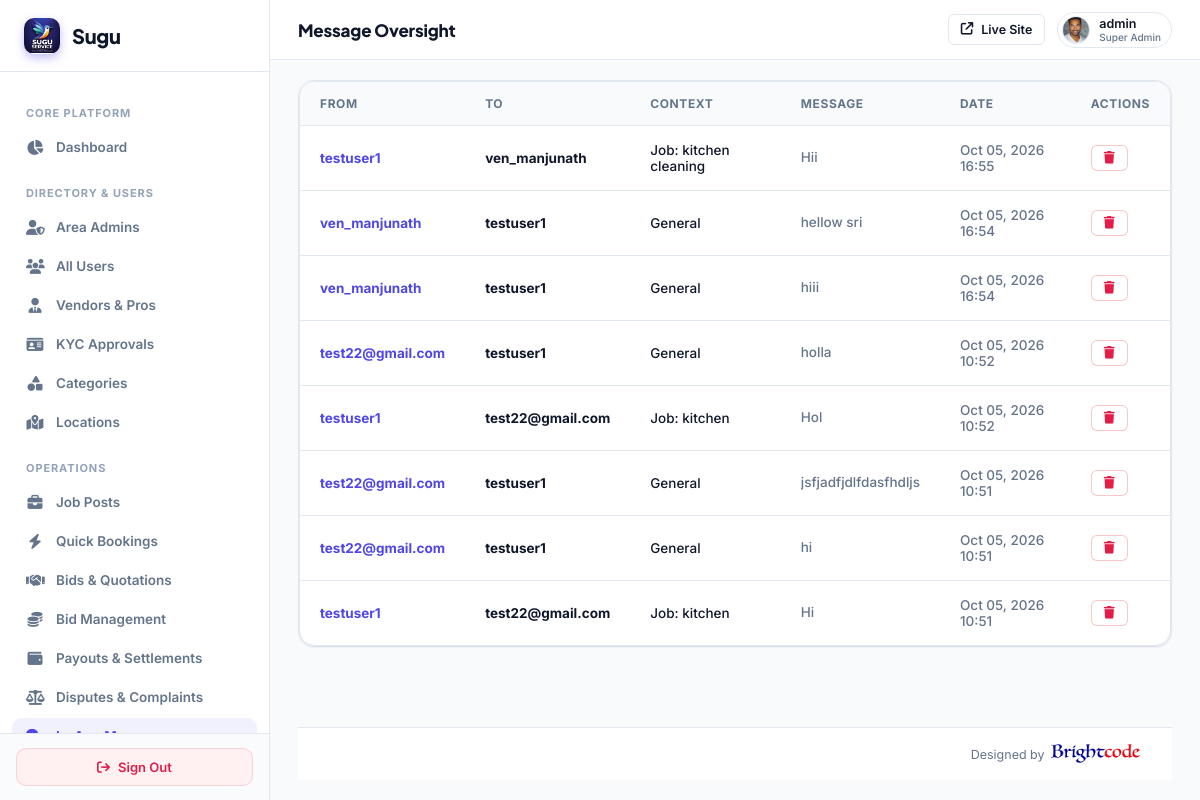
Screenshot of /super-admin/messages/ (signed in) with the database file from the repository.
### myapp/models.py (models this page shows, shortened)
class CustomUser(AbstractUser):
    ROLE_CHOICES = (
        ('ADMIN', 'Admin'),
        ('VENDOR', 'Vendor'),
        ('USER', 'User'),
    )
    role = models.CharField(max_length=20, choices=ROLE_CHOICES, default='USER')
    assigned_state = models.CharField(max_length=100, blank=True, null=True, help_text="Assigned State/Territory for Area Admin")
    assigned_city = models.CharField(max_length=100, blank=True, null=True, help_text="Assigned City (optional) for Area Admin")

class UserProfile(models.Model):
    user = models.OneToOneField(CustomUser, on_delete=models.CASCADE, related_name='user_profile')
    phone_number = models.CharField(max_length=20, blank=True, null=True)
    city = models.CharField(max_length=100, blank=True, null=True)
    state = models.CharField(max_length=100, blank=True, null=True)
    profile_image = models.ImageField(upload_to='user_profiles/', null=True, blank=True)

class Message(models.Model):
    sender = models.ForeignKey(CustomUser, on_delete=models.CASCADE, related_name='sent_messages')
    receiver = models.ForeignKey(CustomUser, on_delete=models.CASCADE, related_name='received_messages')
    job = models.ForeignKey('Job', on_delete=models.SET_NULL, null=True, blank=True, related_name='messages')
    quick_service = models.ForeignKey('QuickService', on_delete=models.SET_NULL, null=True, blank=True, related_name='messages')
    content = models.TextField()
    attachment = models.FileField(upload_to='message_attachments/', null=True, blank=True)
    is_read = models.BooleanField(default=False)
    created_at = models.DateTimeField(auto_now_add=True)

class Job(models.Model):
    STATUS_CHOICES = (
        ('open', 'Open'),
        ('progress', 'In Progress'),
        ('completed', 'Completed'),
        ('cancelled', 'Cancelled'),
        ('closed', 'Closed'),
        ('selected', 'Vendor Selected'),
    )
    title = models.CharField(max_length=255)
    category = models.ForeignKey('Category', on_delete=models.SET_NULL, null=True, blank=True)
    description = models.TextField(blank=True, null=True)
    required_work = models.JSONField(default=list, blank=True, null=True)
    scope_of_work = models.TextField(blank=True, null=True)
    materials_details = models.TextField(blank=True, null=True)
    additional_requirements = models.TextField(blank=True, null=True)
    budget = models.DecimalField(max_digits=10, decimal_places=2)
    budget_type = models.CharField(max_length=50, blank=True, null=True)
    preferred_start_date = models.DateField(null=True, blank=True)
    expected_completion = models.DateField(null=True, blank=True)
    required_time = models.CharField(max_length=100, blank=True, null=True)
    shift_availability = models.CharField(max_length=50, blank=True, null=True)
    working_hours = models.CharField(max_length=100, blank=True, null=True)
    location = models.ForeignKey('Location', on_delete=models.SET_NULL, null=True, blank=True)
    latitude = models.DecimalField(max_digits=9, decimal_places=6, null=True, blank=True, help_text="Job location latitude")
    longitude = models.DecimalField(max_digits=9, decimal_places=6, null=True, blank=True, help_text="Job location longitude")
    city = models.CharField(max_length=100, null=True, blank=True, help_text="Job city")
    state = models.CharField(max_length=100, null=True, blank=True, help_text="Job state")
    locality = models.CharField(max_length=255, null=True, blank=True, help_text="Colony/Locality name")
    address = models.TextField(blank=True, null=True)
    pincode = models.CharField(max_length=20, blank=True, null=True)
    contact_name = models.CharField(max_length=255, blank=True, null=True)
    contact_mobile = models.CharField(max_length=20, blank=True, null=True)
    user = models.ForeignKey(CustomUser, on_delete=models.CASCADE, related_name='jobs')
    bids_count = models.IntegerField(default=0)
    max_bids = models.IntegerField(default=10, blank=True, null=True, help_text="Maximum allowed bids")
    min_bid_amount = models.DecimalField(max_digits=10, decimal_places=2, null=True, blank=True, help_text="Minimum allowed bid price")
    max_bid_amount = models.DecimalField(max_digits=10, decimal_places=2, null=True, blank=True, help_text="Maximum allowed bid price")
    assigned_vendor = models.ForeignKey(CustomUser, on_delete=models.SET_NULL, null=True, blank=True, related_name='assigned_jobs', help_text="Vendor assigned to this job")
    status = models.CharField(max_length=20, choices=STATUS_CHOICES, default='open')
    created_at = models.DateTimeField(default=timezone.now)

### myapp/super_admin_views.py (the view)
# urls.py: path('super-admin/messages/', super_admin_views.super_admin_messages, name='super_admin_messages'),
@sa_required
def super_admin_messages(request):
    msgs_qs = Message.objects.all().select_related('sender', 'receiver').order_by('-created_at')
    paginator = Paginator(msgs_qs, 10)
    page_num = request.GET.get('page', 1)
    try:
        msgs = paginator.page(page_num)
    except (EmptyPage, PageNotAnInteger):
        msgs = paginator.page(1)
    page_range = paginator.get_elided_page_range(msgs.number, on_each_side=2, on_ends=1)
    return render(request, 'superadmin/messages.html', {'chat_messages': msgs, 'page_range': page_range})

### myapp/super_admin_views.py (called while the page is built)
def sa_required(view_func):
    from functools import wraps
    @wraps(view_func)
    def wrapper(request, *args, **kwargs):
        if not request.user.is_authenticated or not request.user.is_superuser:
            return redirect(f'{LOGIN_URL}?next={request.path}')
        return view_func(request, *args, **kwargs)
    return wrapper

### templates/superadmin/messages.html (shortened to what this page needs)
{% extends 'superadmin/base.html' %}
{% block header_title %}Message Oversight{% endblock %}
{% block content %}
<div class="card" style="padding: 0;">
  <div class="table-container">
    <table>
      <thead>
        <tr>
          <th>From</th>
          <th>To</th>
          <th>Context</th>
          <th>Message</th>
          <th>Date</th>
          <th>Actions</th>
        </tr>
      </thead>
      <tbody>
        {% for msg in chat_messages %}
        <tr>
          <td><strong style="color: var(--accent);">{{ msg.sender.username }}</strong></td>
          <td><strong>{{ msg.receiver.username }}</strong></td>
          <td>
            {% if msg.job %}Job: {{ msg.job.title }}
            {% elif msg.quick_service %}QS: {{ msg.quick_service.title }}
            {% else %}General{% endif %}
          </td>
          <td><span style="display: inline-block; max-width: 250px; white-space: nowrap; overflow: hidden; text-overflow: ellipsis; color: var(--text-muted);">{{ msg.content }}</span></td>
          <td style="color: var(--text-muted);">{{ msg.created_at|date:"M d, Y H:i" }}</td>
          <td>
            <a href="{% url 'super_admin_message_delete' msg.id %}" class="btn btn-outline btn-sm" style="border-color: rgba(239,68,68,0.3);" onclick="return confirm('Delete this message?')">
              <i class="fa-solid fa-trash" style="color: var(--danger);"></i>
            </a>
          </td>
        </tr>
        {% empty %}
        <tr><td colspan="6" style="text-align: center; padding: 40px; color: var(--text-muted);">No messages found.</td></tr>
        {% endfor %}
      </tbody>
    </table>
  </div>
</div>
{% endblock %}

### templates/superadmin/base.html (shortened to what this page needs)
{% load static %}
<!DOCTYPE html>
<html lang="en">
<head>
  <link rel="stylesheet" href="https://cdnjs.cloudflare.com/ajax/libs/font-awesome/6.5.2/css/all.min.css">
</head>
<body>
  <aside class="sidebar">
    <a href="{% url 'super_admin_dashboard' %}" class="sidebar-brand">
      <div class="sidebar-brand-icon" style="background:transparent;padding:0;overflow:hidden;display:flex;align-items:center;justify-content:center;">
        <img src="{% static 'images/logo.png' %}" alt="Sugu" style="height:36px;width:auto;object-fit:contain;">
      </div>
      <span>Sugu</span>
    </a>
    <div class="sidebar-nav">
      <div class="nav-section">Core Platform</div>
      <a href="{% url 'super_admin_dashboard' %}" class="nav-item {% if request.path == '/super-admin/' %}active{% endif %}">
        <i class="fa-solid fa-chart-pie"></i>
        <span>Dashboard</span>
      </a>
      <div class="nav-section">Directory & Users</div>
      <a href="{% url 'super_admin_area_admins' %}" class="nav-item {% if 'area-admins' in request.path %}active{% endif %}">
        <i class="fa-solid fa-user-shield"></i>
        <span>Area Admins</span>
      </a>
      <a href="{% url 'super_admin_users' %}" class="nav-item {% if 'users' in request.path and 'area-admins' not in request.path and 'landing' not in request.path %}active{% endif %}">
        <i class="fa-solid fa-users"></i>
        <span>All Users</span>
      </a>
      <a href="{% url 'super_admin_vendors' %}" class="nav-item {% if 'vendors' in request.path %}active{% endif %}">
        <i class="fa-solid fa-user-tie"></i>
        <span>Vendors & Pros</span>
      </a>
      <a href="{% url 'super_admin_kyc' %}" class="nav-item {% if 'kyc' in request.path %}active{% endif %}">
        <i class="fa-solid fa-id-card"></i>
        <span>KYC Approvals</span>
      </a>
      <a href="{% url 'super_admin_categories' %}" class="nav-item {% if '/categories/' in request.path %}active{% endif %}">
        <i class="fa-solid fa-shapes"></i>
        <span>Categories</span>
      </a>
      <a href="{% url 'super_admin_locations' %}" class="nav-item {% if '/locations/' in request.path %}active{% endif %}">
        <i class="fa-solid fa-map-location-dot"></i>
        <span>Locations</span>
      </a>
      <div class="nav-section">Operations</div>
      <a href="{% url 'super_admin_jobs' %}" class="nav-item {% if 'jobs' in request.path and 'landing' not in request.path %}active{% endif %}">
        <i class="fa-solid fa-briefcase"></i>
        <span>Job Posts</span>
      </a>
      <a href="{% url 'super_admin_quick_services' %}" class="nav-item {% if '/super-admin/quick-services' in request.path and 'landing' not in request.path %}active{% endif %}">
        <i class="fa-solid fa-bolt"></i>
        <span>Quick Bookings</span>
      </a>
      <a href="{% url 'super_admin_bids' %}" class="nav-item {% if 'bids' in request.path and 'landing' not in request.path %}active{% endif %}">
        <i class="fa-solid fa-handshake"></i>
        <span>Bids & Quotations</span>
      </a>
      <a href="{% url 'super_admin_bid_plans' %}" class="nav-item {% if 'bid-plans' in request.path or 'subscriptions' in request.path %}active{% endif %}">
        <i class="fa-solid fa-coins"></i>
        <span>Bid Management</span>
      </a>
      <a href="{% url 'super_admin_payouts' %}" class="nav-item {% if 'payouts' in request.path %}active{% endif %}">
        <i class="fa-solid fa-wallet"></i>
        <span>Payouts &amp; Settlements</span>
      </a>
      <a href="{% url 'super_admin_disputes' %}" class="nav-item {% if 'disputes' in request.path %}active{% endif %}">
        <i class="fa-solid fa-scale-balanced"></i>
        <span>Disputes &amp; Complaints</span>
      </a>
      <a href="{% url 'super_admin_messages' %}" class="nav-item {% if 'messages' in request.path %}active{% endif %}">
        <i class="fa-solid fa-comments"></i>
        <span>In-App Messages</span>
      </a>
    </div>
    <div class="sidebar-footer">
      <a href="{% url 'logout' %}" class="btn-logout">
        <i class="fa-solid fa-arrow-right-from-bracket"></i>
        <span>Sign Out</span>
      </a>
    </div>
  </aside>
  <main class="main-area">
    <header class="header">
      <div class="header-title">
        {% block header_title %}Control Center{% endblock %}
      </div>
      <div class="header-actions">
        <a href="/" target="_blank" class="btn btn-outline btn-sm" title="Preview Public Site">
          <i class="fa-solid fa-arrow-up-right-from-square"></i>
          <span>Live Site</span>
        </a>
        <div class="admin-profile" style="display: flex; align-items: center; gap: 9px; padding: 3px 10px 3px 4px; background: #ffffff; border-radius: 20px; border: 1px solid #e2e8f0;">
          {% if request.user.user_profile.profile_image %}
            <img src="{{ request.user.user_profile.profile_image.url }}" alt="{{ request.user.username }}" style="width: 28px; height: 28px; border-radius: 50%; object-fit: cover; border: 1px solid #e2e8f0; flex-shrink: 0;">
          {% else %}
            <div class="avatar" style="width: 28px; height: 28px; font-size: 12px; background: #f1f5f9; color: #475569; border: 1px solid #e2e8f0;">
              {{ request.user.username|slice:":1"|upper }}
            </div>
          {% endif %}
          <div style="font-size: 12.5px; font-weight: 600; color: #0f172a; line-height: 1.2;">
            {{ request.user.username }}
            <span style="display: block; font-size: 10px; color: #64748b; font-weight: 500;">Super Admin</span>
          </div>
        </div>
      </div>
    </header>
    <div class="content-wrapper" style="display:flex; flex-direction:column; min-height:calc(100vh - 64px);">
      <div class="content-container" style="flex:1;">
        {% block content %}{% endblock %}
      </div>
      <footer class="superadmin-footer" style="padding:16px 32px; background:#ffffff; border-top:1px solid #e2e8f0; display:flex; justify-content:flex-end; align-items:center; font-size:12.5px; color:#64748b; margin-top:auto;">
        <div style="display:flex; align-items:center; gap:6px;">
          <span>Designed by</span>
          <a href="https://www.brightcodess.com/" target="_blank" rel="noopener noreferrer" style="display:inline-flex; align-items:center; text-decoration:none;">
            <img src="/static/assets/images/brightcode.png" alt="Brightcode" style="height:20px; vertical-align:middle; display:inline-block;" onerror="this.style.display='none'; this.nextElementSibling.style.display='inline';"><span style="display:none; color:#007bff; font-weight:600;">Brightcode</span>
          </a>
        </div>
      </footer>
    </div>
  </main>
</body>
</html>

### rows the page displays
CustomUser: user.user_profile.profile_image (picture), user.username "admin"
Message: sender.username "testuser1", receiver.username "ven_manjunath", job "kitchen cleaning", content "Hii", created_at "Oct 05, 2026 16:55"
Message: sender.username "ven_manjunath", receiver.username "testuser1", shows "General", content "hellow sri", created_at "Oct 05, 2026 16:54"
Message: sender.username "ven_manjunath", receiver.username "testuser1", shows "General", content "hiii", created_at "Oct 05, 2026 16:54"
Message: sender.username "test22@gmail.com", receiver.username "testuser1", shows "General", content "holla", created_at "Oct 05, 2026 10:52"
Message: sender.username "testuser1", receiver.username "test22@gmail.com", job "kitchen", content "Hol", created_at "Oct 05, 2026 10:52"
Message: sender.username "test22@gmail.com", receiver.username "testuser1", shows "General", content "jsfjadfjdlfdasfhdljs", created_at "Oct 05, 2026 10:51"
Message: sender.username "test22@gmail.com", receiver.username "testuser1", shows "General", content "hi", created_at "Oct 05, 2026 10:51"
Message: sender.username "testuser1", receiver.username "test22@gmail.com", job "kitchen", content "Hi", created_at "Oct 05, 2026 10:51"
